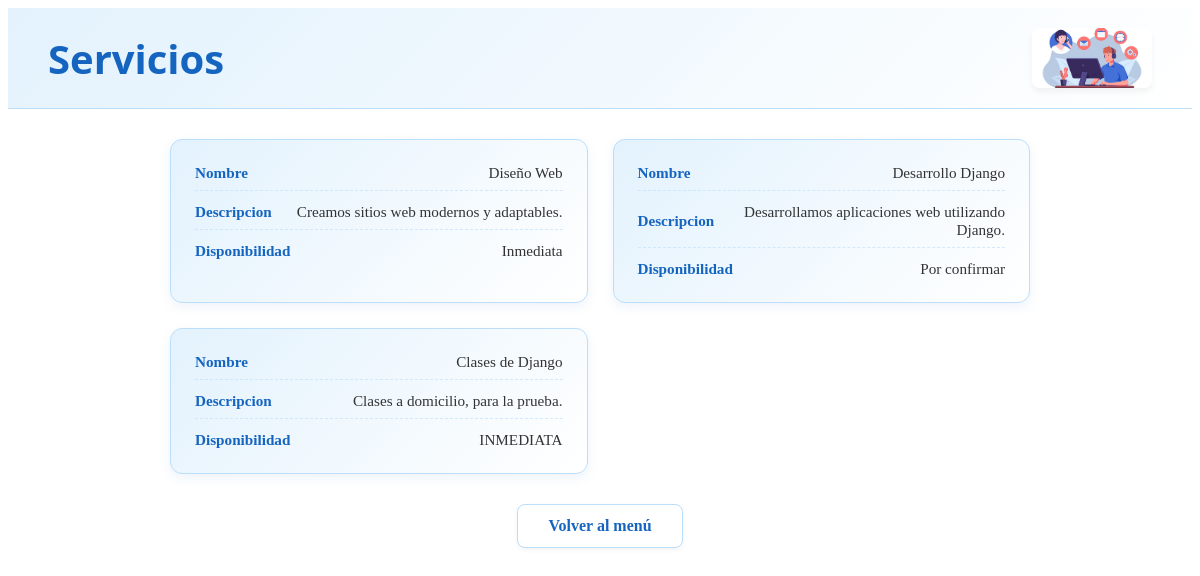
The app's page /servicios/, older data.
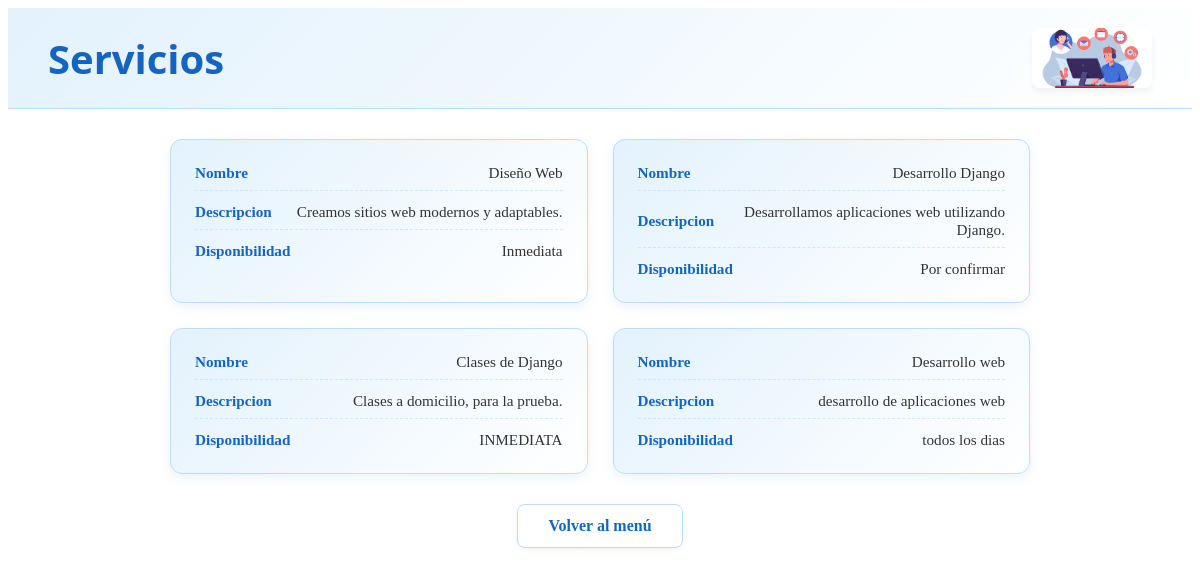
The same page, newer data.
### serviciosApp/models.py (models this page shows, shortened)
class Servicio(models.Model):
    nombre = models.CharField(max_length=100)
    descripcion = models.TextField()
    disponibilidad = models.CharField(max_length=50)

### serviciosApp/views.py (the view)
# urls.py: path('servicios/', include('serviciosApp.urls')),
def servicios(request):
    servicios = Servicio.objects.values('nombre', 'descripcion', 'disponibilidad')  # Cargar los servicios desde la base de datos
    return render(request, 'servicioApp/servicios.html', {'servicios': servicios})

### templates/servicioApp/servicios.html (shortened to what this page needs)
<!DOCTYPE html>
{% load static %}
<html lang="en">
<head>
    <link rel="stylesheet" href='{% static "css/servicios.css" %}'>
</head>
<body>
    <header class="header">
        <h1>Servicios</h1>
        <img src='{% static "images/static/images.jpg" %}' class="header-img" alt="Logo" />
    </header>
        <div class="servicios-container">
            {% for servicio in servicios %}
                <div class="servicio-card">
                    <ul class="servicio-detalles">
                        {% for clave, valor in servicio.items %}
                            <li>
                                <span class="detalle-clave">{{ clave }}</span>
                                <span class="detalle-valor">{{ valor }}</span>
                            </li>
                        {% endfor %}
                    </ul>
                </div>
            {% endfor %}
        </div>
<a href="/" class="btn-volver">Volver al menú</a>
</body>
</html>

Row changes from the older to the newer data that the page shows:
added Servicio: clave "Nombre", nombre "Desarrollo web", clave "Descripcion", descripcion "desarrollo de aplicaciones web", clave "Disponibilidad", disponibilidad "todos los dias"
